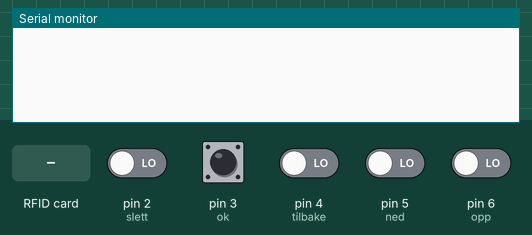
Recording of a sketch running on a simulated Arduino Uno, built with avr-gcc and run on an emulated ATmega328P. On the bench: the last lines printed to the serial monitor. The inputs (shaded band) are chosen by the test bench; at power-on: pin 2 (slett), pin 3 (ok), pin 4 (tilbake), pin 5 (ned), pin 6 (opp) LOW.

Above: at 1.2 s.
1.3 s: pin 2 (slett) driven HIGH
At 1.49 s:
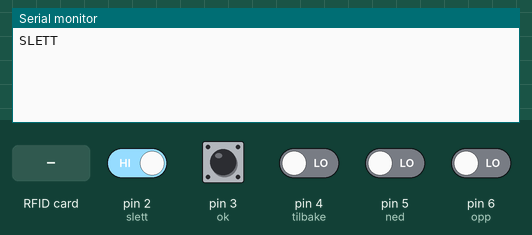
3.3 s: pin 3 (ok) pulled HIGH for 0.15 s
4.9 s: pin 4 (tilbake) driven HIGH
At 5.05 s:
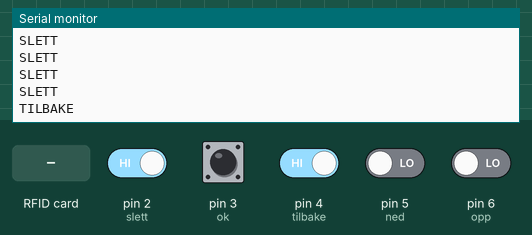

Measured:
- after the input at 1.3 s, the serial monitor: prints a new line at once (image 1)
- after the input at 4.9 s, the serial monitor: prints a new line at once (image 2)

The sketch:

Arduino_kode_final.ino
```cpp
//Inkluderer nødvendige biblioteker
#include <SPI.h>
#include <MFRC522.h>

#define SS_PIN 10
#define RST_PIN 9
//Lager en instans av MFRC522 (RFID)
MFRC522 mfrc522(SS_PIN, RST_PIN);

//Lagrer siste tidspunkt et kort ble scannet, slik at man kan hindre at det registreres kort for hver loop som kjoeres.
//Bruker unsigned long siden det kan bli et tall som overgaar maks stoerrelse til int om det gaar lang tid.
unsigned long sisteScanning = 0;
//Hvor lang tid i millisekunder det skal ta foer det registreres en ny skanning av RFID-kort.
int scanneUtsettelse = 1000;


//Lagrer de tall for hvor de ulike knappene er koblet til arduinoen, const siden de aldri skal endres under kjoering.
const int opp = 6;
const int ned = 5;
const int tilbake = 4;
const int ok = 3;
const int slett = 2;

//Et array som holder tidspunkter for naar hver av de fem knappene ble trykket.
unsigned long sisteTrykk[] = {0, 0, 0, 0, 0};
//Utsettelse for aa hindre at man registrerer dobbeltrykk,
//med 250 vil det registreres fire trykk i sekunder om man holder knappen inne.
//Kom fram til 250 som et godt kompromiss etter aa ha testet flere ulike verdier testing.
int knappeUtsettelse = 250;

//Setup, kjoeres foer loop starter
void setup() {
  //Starter serial monitor
  Serial.begin(9600);

  //Initierer SPI-bus og MFRC522 (RFID)
  SPI.begin();
  mfrc522.PCD_Init();

  //Setter alle knappene til input
  pinMode(opp, INPUT);
  pinMode(ned, INPUT);
  pinMode(tilbake, INPUT);
  pinMode(ok, INPUT);
  pinMode(slett, INPUT);
}

void loop() {
  //Sjekker om hver knapp er trykket og skriver en streng med knappens navn til serial monitor.
  if (erTrykket(opp)) Serial.println("OPP");
  if (erTrykket(ned)) Serial.println("NED");
  if (erTrykket(tilbake)) Serial.println("TILBAKE");
  if (erTrykket(ok)) Serial.println("OK");
  if (erTrykket(slett)) Serial.println("SLETT");


  //Ser etter nye RFID-kort
  if ( ! mfrc522.PICC_IsNewCardPresent()) return;

  //Leser serienummeret paa RFID-kortet
  if ( ! mfrc522.PICC_ReadCardSerial()) return;

  //Oppretter en streng for kortets UID, detter er tilstrekkelig for aa skille de ulike kortene i vaart tilfelle.
  String rfidUID= "";
  byte letter;
  //Setter det det hele sammen til en enkelt streng
  for (byte i = 0; i < mfrc522.uid.size; i++)
  {
    //Setter hver del av strengen sammen med resten
    rfidUID.concat(String(mfrc522.uid.uidByte[i] < 0x10 ? " 0" : " "));
    rfidUID.concat(String(mfrc522.uid.uidByte[i], HEX));
  }
  //Setter UID-strengen til stor bokstaver, fordi det er slik den vanligvis skrives
  rfidUID.toUpperCase();

  //Dersom et kort er scannet printes informasjon til serial monitor
  if (erScannet()) {
    if (rfidUID.substring(1) == "EE 8D 31 B5") {
      Serial.println("kjoettdeig");
    }
    else if (rfidUID.substring(1) == "4E 8D 31 B5") {
      Serial.println("tacolefser");
    }
    else if (rfidUID.substring(1) == "9E 8D 31 B5") {
      Serial.println("salat");
    }
    else if (rfidUID.substring(1) == "DE 6D 31 B5") {
      Serial.println("mais");
    }
    else if (rfidUID.substring(1) == "2E 6E 31 B5") {
      Serial.println("paprika");
    }
    else if (rfidUID.substring(1) == "EE 80 31 B5") {
      Serial.println("ost");
    }
    else if (rfidUID.substring(1) == "9E 80 31 B5") {
      Serial.println("tomat");
    }
    else if (rfidUID.substring(1) == "21 62 6F 3B") {
      Serial.println("exit");
    }
  }
}


//Sjekker om en knapp er trykket
boolean erTrykket(int knapp){
  //Om knappen holdes inne
  if (digitalRead(knapp)){
    //Om det er lenge nok siden siste trykk ([knapp-2] siden knappene gaar fra 2 til 6 og arrayet gaar fra 0 til 4)
    if (millis() - sisteTrykk[knapp-2] >= knappeUtsettelse){
      //Lagrer tidspunktet naa som sist knappen ble trykket
      sisteTrykk[knapp-2] = millis();
      //Returnerer true; knappen er trykket
      return true;
    }
  }
  //Om ikke true er returnert over returneres false; knappen er ikke trykket
  return false;
}

//Sjekker om et kort er scannet
boolean erScannet() {
  //Om det er lenge nok siden siste scanning
  if (millis() - sisteScanning >= scanneUtsettelse) {
    //Lagrer tidspunktet naa som sist et kort kle scannet
    sisteScanning = millis();
    //Returnerer ture; kort er scannet
    return true;
  }
  //Om ikke true er returnert over returneres false; kort er ikke scannet
  return false;
}
```
